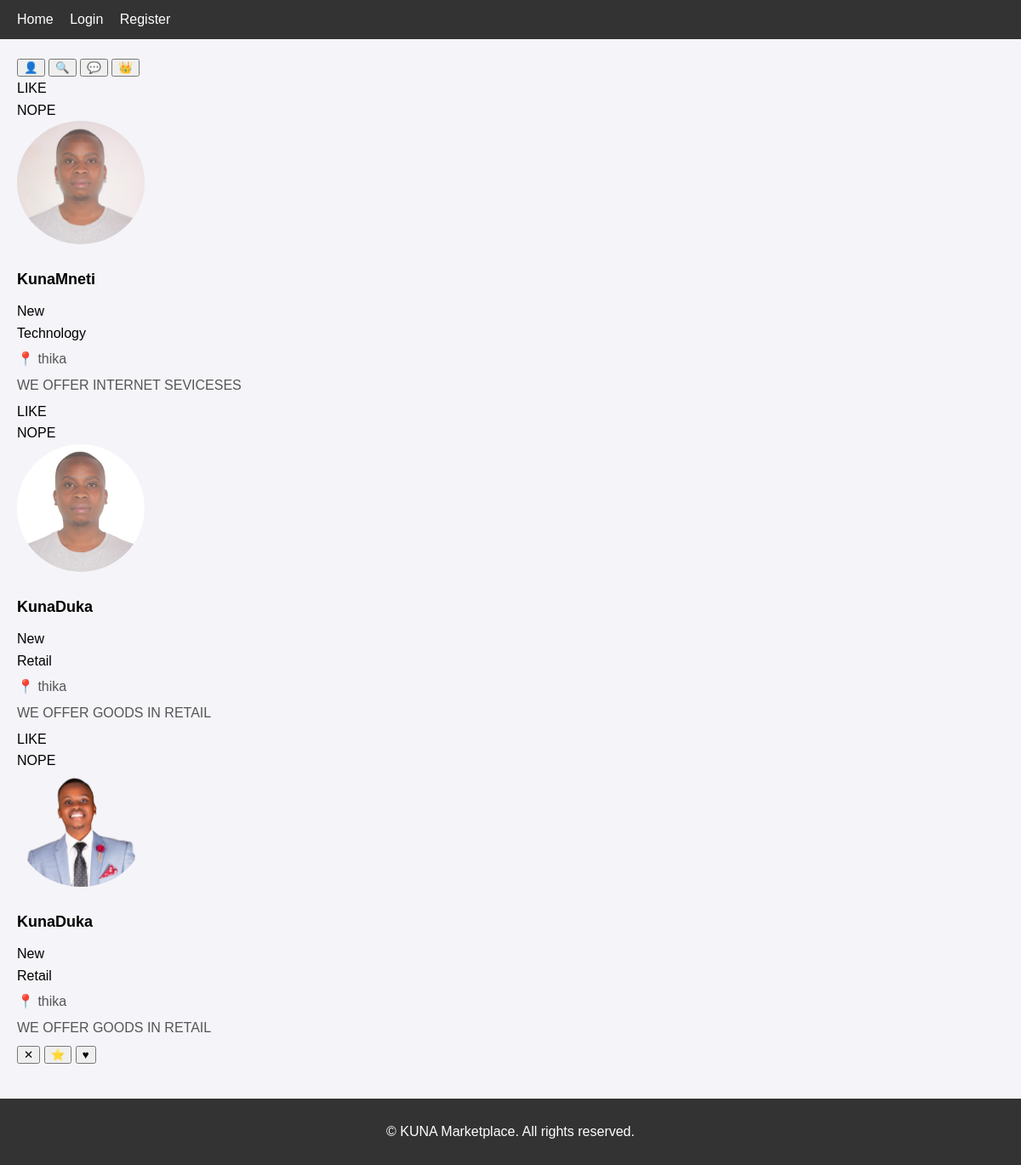
Screenshot of /businesses/ with the database file from the repository.
### businesses/models.py (models this page shows, shortened)
class Business(models.Model):
    owner = models.OneToOneField(User, on_delete=models.CASCADE,unique=True, related_name='business')
    name = models.CharField(max_length=200)
    category = models.ForeignKey(Category, on_delete=models.SET_NULL, null=True)
    description = models.TextField()
    location = models.CharField(max_length=255,null=True, blank=True)
    address = models.CharField(max_length=255)
    operating_hours = models.JSONField()  # Store hours in JSON format
    phone = models.CharField(max_length=15)
    created_at = models.DateTimeField(auto_now_add=True)

class BusinessImage(models.Model):
    business = models.ForeignKey(Business, on_delete=models.CASCADE, related_name='images')
    image = models.ImageField(upload_to='business_images/')
    is_primary = models.BooleanField(default=False)
    uploaded_at = models.DateTimeField(auto_now_add=True)

class Category(models.Model):
    name = models.CharField(max_length=100)
    description = models.TextField(blank=True)

### businesses/views.py (the view)
# urls.py: path('', views.business_list, name='business_list'),
def business_list(request):
    businesses = Business.objects.prefetch_related('images').all()
    return render(request, 'businesses/list.html', {'businesses': businesses})

### businesses/templates/businesses/list.html (shortened to what this page needs)
{% extends "base.html" %}
{% load static %}
{% block content %}
<div class="top-bar">
  <button class="tab-btn">👤</button>
  <button class="tab-btn active">🔍</button>
  <button class="tab-btn">💬</button>
  <button class="tab-btn">👑</button>
</div>
<div class="swipe-container">
  <div class="card-stack">
    {% for business in businesses %}
      <div class="business-card" data-id="{{ business.id }}">
        <div class="swipe-overlay like-overlay">LIKE</div>
        <div class="swipe-overlay nope-overlay">NOPE</div>
        <img
          src="{% if business.images.first %}{{ business.images.first.image.url }}{% else %}{% static 'images/default-business.jpg' %}{% endif %}"
          alt="{{ business.name }}"
        />
        <div class="card-content">
          <div class="card-header">
            <h3>{{ business.name }}</h3>
            <span class="business-age">
              {% if business.year_established %}
                {{ business.year_established|timesince|cut:" years, 0 months"|default:"New" }}
              {% else %}
                New
              {% endif %}
            </span>
          </div>
          <span class="category-tag">{{ business.category.name }}</span>
          <p class="location"><span class="location-icon">📍</span> {{ business.location }}</p>
          <p class="description">{{ business.description }}</p>
        </div>
      </div>
    {% empty %}
      <div class="empty-state">
        <h3>No More Businesses</h3>
        <p>You've seen all businesses in your area.</p>
        <p>Check back later for new matches!</p>
      </div>
    {% endfor %}
  </div>
  <div class="action-buttons">
    <button class="action-btn dislike-btn">✕</button>
    <button class="action-btn superlike-btn">⭐</button>
    <button class="action-btn like-btn">♥</button>
  </div>
</div>
{% endblock %}

### templates/base.html (shortened to what this page needs)
<!DOCTYPE html>
<html lang="en">
  <head>
    <link
      rel="stylesheet"
      href="https://unpkg.com/swiper/swiper-bundle.min.css"
    />
  </head>
  <body>
    <nav>
      <div class="nav-links">
        <a href="{% url 'users:home' %}">Home</a>
        {% if user.is_authenticated %}
        <a href="{% url 'users:profile' %}">Profile</a>
        {% if user.is_business %}
        <a href="{% url 'businesses:business_profile' %}">My Business</a>
        {% endif %} {% else %}
        <a href="{% url 'users:login' %}">Login</a>
        <a href="{% url 'users:register' %}">Register</a>
        {% endif %}
      </div>
    </nav>
    <div class="container">
      {% block content %}{% endblock %}
    </div>
    <footer>
      <p>&copy; KUNA Marketplace. All rights reserved.</p>
    </footer>
  </body>
</html>

### templates/base.html (style rules this page uses)
body { font-family: Arial, sans-serif; margin: 0; padding: 0; line-height: 1.6; background-color: #f4f4f9; }
nav { background-color: #333; color: #fff; padding: 10px 20px; display: flex; justify-content: space-between; align-items: center; text-align: center; }
nav a, nav button { color: #fff; text-decoration: none; margin-right: 15px; font-size: 16px; }
.container { max-width: 1200px; margin: 0 auto; padding: 20px; }
footer { background-color: #333; color: #fff; text-align: center; padding: 10px 20px; margin-top: 20px; }
.business-card img { width: 100%; max-width: 150px; height: auto; border-radius: 50%; margin-bottom: 10px; }
.business-card h3 { margin: 10px 0; font-size: 18px; }
.business-card p { margin: 5px 0; color: #555; }

### rows the page displays
Business: images.first.image (picture), name "KunaMneti", category.name "Technology", location "thika", description "WE OFFER INTERNET SEVICESES"
Business: images.first.image (picture), name "KunaDuka", category.name "Retail", location "thika", description "WE OFFER GOODS IN RETAIL"
Business: images.first.image (picture), name "KunaDuka", category.name "Retail", location "thika", description "WE OFFER GOODS IN RETAIL"
